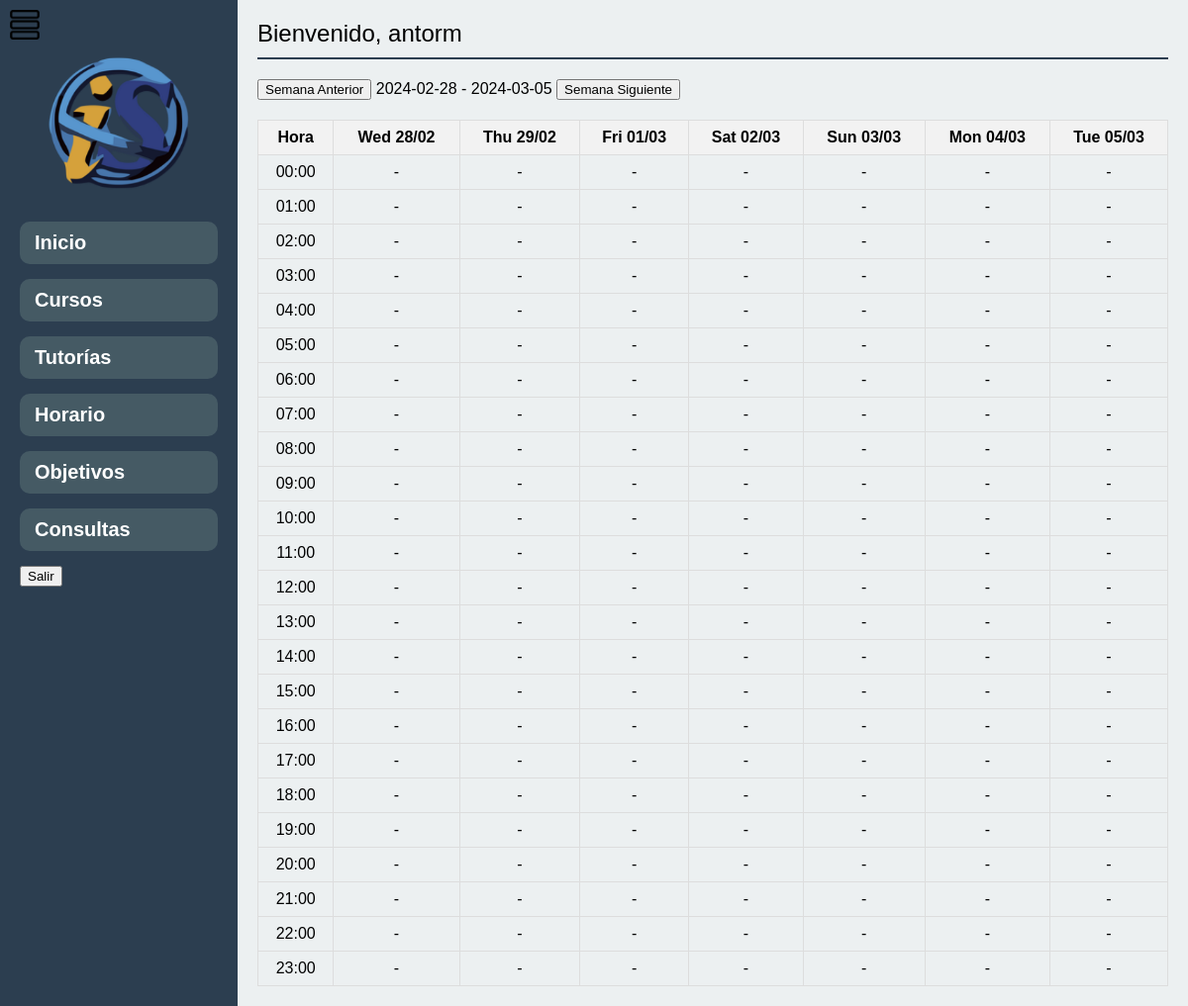
The app's page /horario.php (signed in), older data.
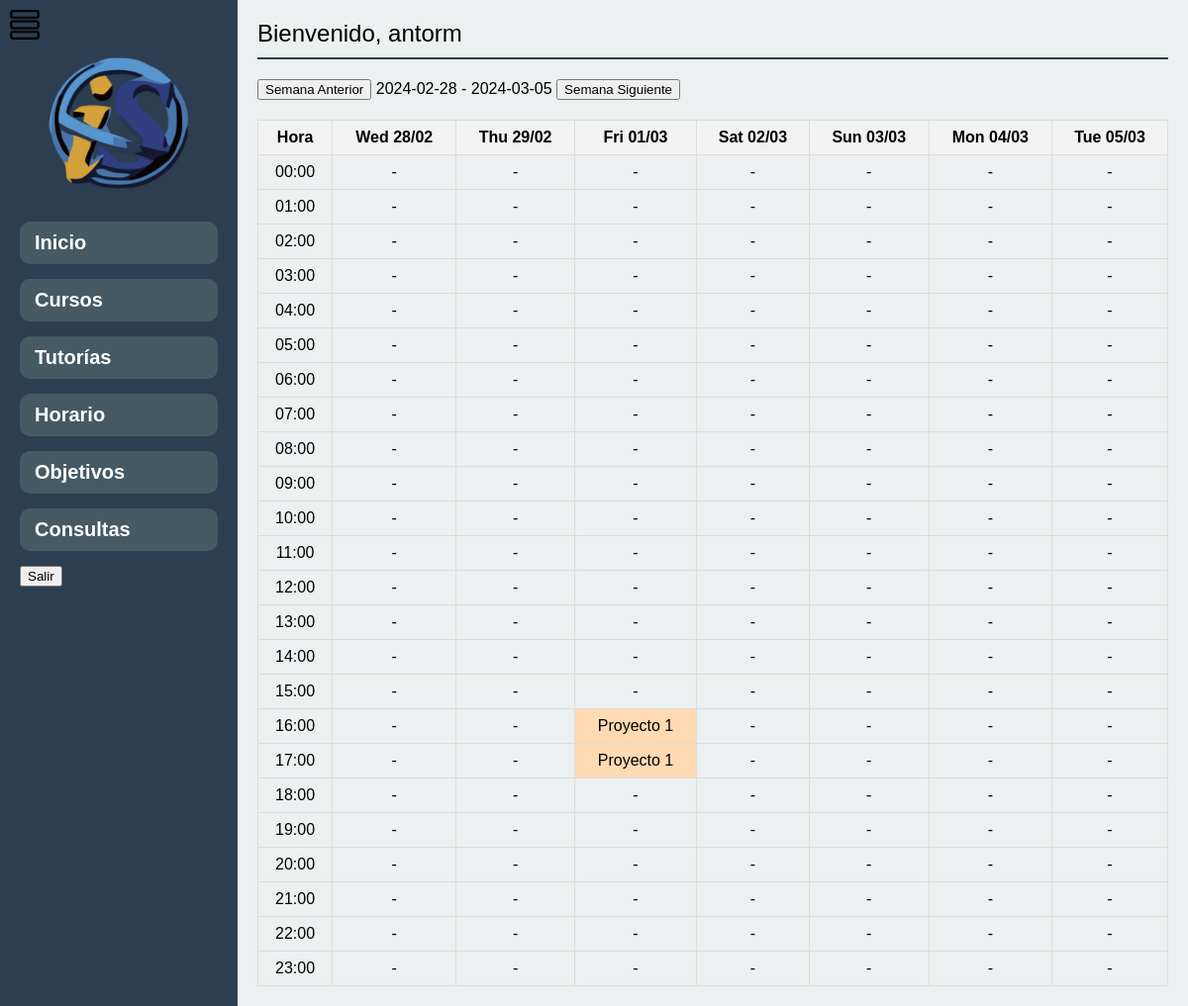
The same page, newer data.
### tables this page shows
CREATE TABLE `objetivo` (
  `id_objetivo` int NOT NULL,
  `id_usuario` int NOT NULL,
  `nombre_objetivo` varchar(50) NOT NULL,
  `fecha` varchar(10) NOT NULL,
  `hora` time NOT NULL,
  `duracion` int NOT NULL
);

### horario.php (the view, shortened to what the changed rows need)
<?php
include 'conn/connection.php';
$nombre_usuario = $_SESSION['nombre'];
function obtenerIdUsuario($conexion, $nombreUsuario) {
    $stmt = $conexion->prepare("SELECT id FROM usuarios WHERE nombre_usuario = :nombre");
    $stmt->bindParam(':nombre', $nombreUsuario);
    $stmt->execute();
    $resultado = $stmt->fetch(PDO::FETCH_ASSOC);
    if ($resultado && isset($resultado['id'])) {
        return $resultado['id'];
    } else {
        return false;
    }
}
$id_usuario = obtenerIdUsuario($conn, $nombre_usuario);
function obtenerTutoriasUsuario($conexion, $idUsuario) {
    $tutorias = [];
    $stmt = $conexion->prepare("SELECT cod_alumno FROM alumno WHERE id_usuario = :idUsuario");
    $stmt->bindParam(':idUsuario', $idUsuario);
    $stmt->execute();
    $resultado = $stmt->fetch(PDO::FETCH_ASSOC);
    if ($resultado && isset($resultado['cod_alumno'])) {
        $codAlumno = $resultado['cod_alumno'];
        $stmt = $conexion->prepare("SELECT * FROM tutoría WHERE codalumno = :codAlumno");
        $stmt->bindParam(':codAlumno', $codAlumno);
        $stmt->execute();
        $tutorias = $stmt->fetchAll(PDO::FETCH_ASSOC);
    }
    return $tutorias;
}
$tutoriasUsuario = obtenerTutoriasUsuario($conn, $id_usuario);
function obtenerObjetivosUsuario($conexion, $idUsuario) {
    $stmt = $conexion->prepare("SELECT * FROM objetivo WHERE id_usuario = :idUsuario");
    $stmt->bindParam(':idUsuario', $idUsuario);
    $stmt->execute();
    $objetivos = $stmt->fetchAll(PDO::FETCH_ASSOC);
    return $objetivos;
}
$objetivosUsuario = obtenerObjetivosUsuario($conn, $id_usuario);
function obtenerTutoriasHora($tutorias, $fecha, $hora) {
    $tutorias_hora = [];
    return $tutorias_hora;
}
function obtenerObjetivosHora($objetivos, $fecha, $hora) {
    $objetivos_hora = [];
    foreach ($objetivos as $objetivo) {
        $fecha_objetivo = new DateTime($objetivo['fecha']);
        $hora_objetivo_inicio = (int) explode(':', $objetivo['hora'])[0];
        $hora_objetivo_fin = $hora_objetivo_inicio + $objetivo['duracion'];
        if ($fecha_objetivo->format('Y-m-d') == $fecha->format('Y-m-d') && $hora >= $hora_objetivo_inicio && $hora < $hora_objetivo_fin) {
            $objetivos_hora[] = $objetivo;
            for ($i = $hora_objetivo_inicio + 1; $i < $hora_objetivo_fin; $i++) {
                $objetivos_hora[] = [
                    'fecha' => $objetivo['fecha'],
                    'hora' => sprintf("%02d", $i) . ":00",
                    'nombre_objetivo' => $objetivo['nombre_objetivo'],
                ];
            }
        }
    }
    return $objetivos_hora;
}
function resaltarCelda($tutorias, $objetivos, $fecha, $hora) {
    foreach ($objetivos as $objetivo) {
        $fecha_objetivo = new DateTime($objetivo['fecha']);
        $hora_objetivo = (int) explode(':', $objetivo['hora'])[0];
        if ($fecha_objetivo->format('Y-m-d') == $fecha->format('Y-m-d') && $hora == $hora_objetivo) {
            return 'class="naranja-pastel"';
        }
    }
    return '';
}
$fecha_actual = new DateTime();
$num_dias = 7;
$num_horas = 24;
$num_semanas = 1;
$fechas_semana = [];
for ($i = 0; $i < $num_dias * $num_semanas; $i++) {
    $fechas_semana[] = clone $fecha_actual;
    $fecha_actual->modify('+1 day');
}
?>
<!DOCTYPE html>
<html lang="es">
<head>
</head>
<body>
    <div class="container">
        <div class="main-content">
                <?php echo $fechas_semana[0]->format('Y-m-d'); ?> - <?php echo end($fechas_semana)->format('Y-m-d'); ?>
            <table>
                <tr>
                    <th>Hora</th>
                    <?php foreach ($fechas_semana as $fecha) { ?>
                        <th><?php echo $fecha->format('D d/m'); ?></th>
                    <?php } ?>
                </tr>
                <?php
                for ($hora = 0; $hora < $num_horas; $hora++) {
                    echo '<tr>';
                    echo '<td>' . sprintf("%02d", $hora) . ':00</td>';
                    foreach ($fechas_semana as $fecha) {
                        $tutorias_hora = obtenerTutoriasHora($tutoriasUsuario, $fecha, $hora);
                        $objetivos_hora = obtenerObjetivosHora($objetivosUsuario, $fecha, $hora);
                        $clase_celda = resaltarCelda($tutorias_hora, $objetivos_hora, $fecha, $hora);
                        echo '<td ' . $clase_celda . '>';
                        $objetivo_impreso = false;
                        foreach ($objetivos_hora as $objetivo) {
                            if (!$objetivo_impreso) {
                                echo $objetivo['nombre_objetivo'] . '<br>';
                                $objetivo_impreso = true;
                            }
                        }
                        if (empty($tutorias_hora) && empty($objetivos_hora)) {
                            echo '-';
                        }
                        echo '</td>';
                    }
                    echo '</tr>';
                }
                ?>
            </table>
        </div>
    </div>
</body>
</html>

Row changes from the older to the newer data that the page shows:
added objetivo: nombre_objetivo "Proyecto 1"
